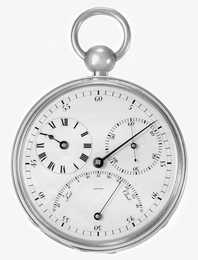
%> input picture 01-two algorithm for resizing the image/image/Fig0220(a)(chronometer 3692x2812  2pt25 inch 1250 dpi).png, 198 x 260 px, shrunk from 2812 x 3692 before the run, given in place of Fig0220(a)(chronometer 3692x2812  2pt25 inch 1250 dpi).tif, which was not available
$ octave test_script.m   (GNU Octave 9; MATLAB toolbox functions it lacks are replaced by stand-ins)
%> lines starting %> are read from the running program, lines starting %| are printed output that depends on the picture; pictures that were not available may be replaced by others from this repository, and a replacement may not be noted
### 01-two algorithm for resizing the image/resizeImage_replication.m
function [ resultedImage ] = resizeImage_replication(originalImage, scalingFactor )
%This is the function for resizing an image in the manner of finding the
%nearest neighbour pixel and replicate its intensity.

    [rows, columns] = size(originalImage);  % get the size of input image
    newRows= round(rows*scalingFactor);
    newColumns = round(columns*scalingFactor);  % calculate the new size according to scaling factor

    %loop to assgin each element of resulted image
    for x = 1 : newRows
        for y = 1 : newColumns
           target_x = (x-1)/(newRows-1)*(rows-1)+1;
           target_y = (y-1)/(newColumns-1)*(columns-1)+1;   %get the target coordinate

           nearest_x = round(target_x);
           nearest_y = round(target_y);    % get its neighbour point

           resultedImage(x, y) = originalImage(nearest_x,nearest_y);    % assign just by replicating the neighbour's value
        end
    end

end

### 01-two algorithm for resizing the image/resizeImage_bilinear.m
function [ resultedImage ] = resizeImage_bilinear( originalImage, scalingFactor )
%This is the function for resizing an image by bilinear interpolation,
%which is to find the value of target pixel under the consideration of the nearest
%four neighbours.

    [rows, columns] = size(originalImage);  % get the size of input image
    newRows= round(rows*scalingFactor);
    newColumns = round(columns*scalingFactor);  %calculate the new size according to scaling factor

    %loop to assgin each element of resulted image
    for x = 1 : newRows
        for y = 1 : newColumns
           target_x = (x-1)/(newRows-1)*(rows-1)+1;
           target_y = (y-1)/(newColumns-1)*(columns-1)+1;   % get the target coordinate
           if round(target_x)==target_x
               if round(target_y)==target_y
                   %exactly on the original pixel
                   resultedImage(x,y) = originalImage(target_x,target_y);
               else
                   %exactly on a specific row
                    A1 = [1 single(floor(target_y)); 1 double(ceil(target_y))];
                    B1 = [double(originalImage(target_x, floor(target_y))); double(originalImage(target_x, ceil(target_y)))];
                    resultedImage(x,y) = [1 target_y]*(A1\B1);
               end
           else
                if round(target_y)==target_y
                    %exactly on a specific column
                    A2 = [1 double(floor(target_x)); 1 double(ceil(target_x))];
                    B2 = [double(originalImage(floor(target_x), target_y)); double(originalImage(ceil(target_x), target_y))];
                    resultedImage(x,y) = [1 target_x]*(A2\B2);
                else
                   % not on a specific row or column
                   % get the neighbours of the target point
                   neighbours(1,:) = [double(floor(target_x)) double(floor(target_y))];%top_left
                   neighbours(2,:) = [double(floor(target_x)) double(ceil(target_y))];%top_right
                   neighbours(3,:) = [double(ceil(target_x)) double(floor(target_y))];%down_left
                   neighbours(4,:) = [double(ceil(target_x)) double(ceil(target_y))];%down_right
                   % calculate the argument of the equation
                   for r = 1 : length(neighbours)
                       A(r,:) = [1 neighbours(r,1) neighbours(r,2) neighbours(r,1)*neighbours(r,2)];
                       B(r,:) = [double(originalImage(neighbours(r,1), neighbours(r,2)))];
                   end
                   argu = A\B;
                   % get the target pixel value and assign
                   resultedImage(x, y) = round([1 target_x target_y target_x*target_y]*argu);
               end
           end
        end
    end
end

### 01-two algorithm for resizing the image/test_script.m
% Read the original image and show it.
originalImage = imread('Fig0220(a)(chronometer 3692x2812  2pt25 inch 1250 dpi).tif');
%> originalImage is the input picture: size 260x198 uint8; min 0, max 255, mean 223.1

%Shrink the image to 1/10 by replication(nearest neighbor interpolation) , show and ouput the result image
scalingFactor = .1;
resultedImage_1 = resizeImage_replication(originalImage, scalingFactor);
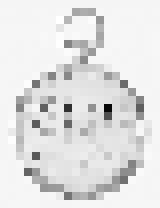
%> resultedImage_1: size 26x20 uint8 (shown 8 times larger); min 8, max 255, mean 225.7
imwrite(resultedImage_1,'shrink_nearest.tif');

%Zoom the resulted image back to original size by replication(nearest neighbor interpolation), show and output it
scalingFactor = 10;
resultedImage_2 = resizeImage_replication(resultedImage_1, scalingFactor);
%> call 2 of resizeImage_replication, with scalingFactor = 10
%> after the loop in resizeImage_replication (call 2), `for x = 1 : newRows`:
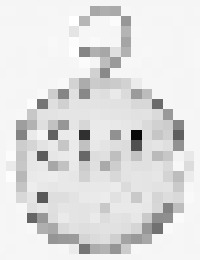
%> resultedImage: size 260x200 uint8; min 8, max 255, mean 224
imwrite(resultedImage_2,'zoom_nearest.tif');

%Shrink the image to 100dpi by bilinear interpolation, show and output the result image
scalingFactor = 0.08;
resultedImage_3 = resizeImage_bilinear(originalImage, scalingFactor);
%> after the loop in resizeImage_bilinear, `for x = 1 : newRows`: A = [1 247 184 45448; 1 247 185 45695; 1 248 184 45632; 1 248 185 45880]; A1 = [1 184; 1 185]; A2 = [1 247; 1 248]; B = [246; 246; 246; 246]; B1 = [246; 246]; B2 = [245; 245]; argu = [246; 0; 0; 0]; neighbours = [247 184; 247 185; 248 184; 248 185]
imwrite(resultedImage_3, 'shrink_bilinear.tif');

%Zoom the resulted image back to original size by bilinear interpolation, show and output it
scalingFactor = 12.5;
resultedImage_4 = resizeImage_bilinear(resultedImage_3, scalingFactor);
%> call 2 of resizeImage_bilinear, with scalingFactor = 12.5
%> after the loop in resizeImage_bilinear (call 2), `for x = 1 : newRows`:
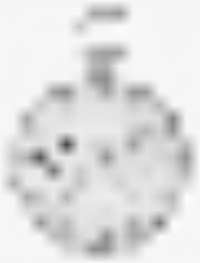
%> resultedImage: size 263x200 uint8; min 68, max 254, mean 223.6
%> after the loop in resizeImage_bilinear (call 2), `for x = 1 : newRows`: A = [1 20 15 300; 1 20 16 320; 1 21 15 315; 1 21 16 336]; A1 = [1 15; 1 16]; A2 = [1 20; 1 21]; B = [246; 245; 246; 246]; B2 = [245; 246]; argu = [561; -15; -21; 1]; neighbours = [20 15; 20 16; 21 15; 21 16]
imwrite(resultedImage_4,'zoom_bilinear.tif');
